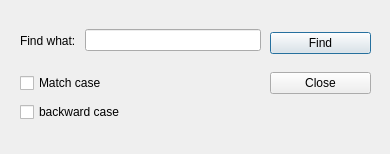
<?xml version="1.0" encoding="UTF-8"?>
<ui version="4.0">
 <class>FindDialog</class>
 <widget class="QDialog" name="FindDialog">
  <property name="geometry">
   <rect>
    <x>0</x>
    <y>0</y>
    <width>390</width>
    <height>154</height>
   </rect>
  </property>
  <property name="windowTitle">
   <string>Dialog</string>
  </property>
  <widget class="QWidget" name="horizontalLayoutWidget">
   <property name="geometry">
    <rect>
     <x>20</x>
     <y>20</y>
     <width>241</width>
     <height>41</height>
    </rect>
   </property>
   <layout class="QHBoxLayout" name="horizontalLayout">
    <item>
     <widget class="QLabel" name="label">
      <property name="text">
       <string>Find what: </string>
      </property>
     </widget>
    </item>
    <item>
     <widget class="QLineEdit" name="lineEdit"/>
    </item>
   </layout>
  </widget>
  <widget class="QWidget" name="verticalLayoutWidget">
   <property name="geometry">
    <rect>
     <x>20</x>
     <y>70</y>
     <width>160</width>
     <height>56</height>
    </rect>
   </property>
   <layout class="QVBoxLayout" name="verticalLayout">
    <item>
     <widget class="QCheckBox" name="caseCheckBox">
      <property name="text">
       <string>Match case</string>
      </property>
     </widget>
    </item>
    <item>
     <widget class="QCheckBox" name="backwardCheckBox">
      <property name="text">
       <string>backward case</string>
      </property>
     </widget>
    </item>
   </layout>
  </widget>
  <widget class="QWidget" name="verticalLayoutWidget_2">
   <property name="geometry">
    <rect>
     <x>270</x>
     <y>20</y>
     <width>101</width>
     <height>86</height>
    </rect>
   </property>
   <layout class="QVBoxLayout" name="verticalLayout_2">
    <item>
     <widget class="QPushButton" name="findButton">
      <property name="text">
       <string>Find</string>
      </property>
     </widget>
    </item>
    <item>
     <widget class="QPushButton" name="closeButton">
      <property name="text">
       <string>Close</string>
      </property>
     </widget>
    </item>
   </layout>
  </widget>
 </widget>
 <resources/>
 <connections/>
</ui>
